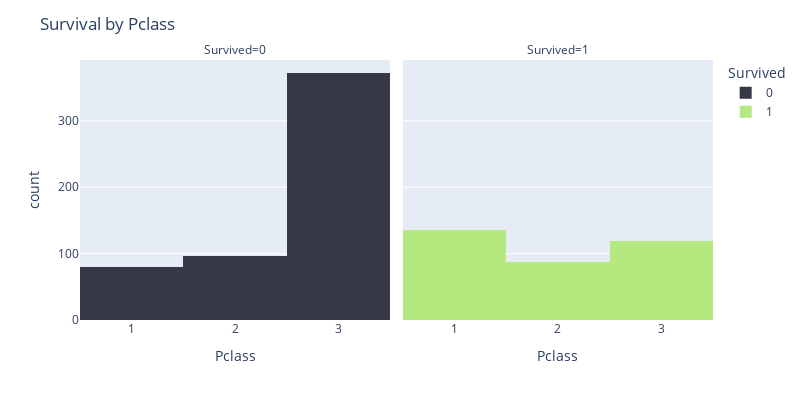

This figure's notebook cell:
### Code cell
fig = px.histogram(df, x="Pclass", facet_col="Survived", color="Survived", color_discrete_sequence=["#363945", "#B6E880"])
fig.update_layout(height=400, width=800, title_text="Survival by Pclass")
fig.show()

### Figure 1 — Plotly figure (JSON) as saved in the notebook; plotly's stock layout.template omitted (floating-point values rounded to 4 significant figures; data arrays with more than 128 entries replaced by an {"elided": "..."} marker saying what was removed)
{"data": [{"alignmentgroup": "True", "bingroup": "x", "hovertemplate": "Survived=0<br>Pclass=%{x}<br>count=%{y}<extra></extra>", "legendgroup": "0", "marker": {"color": "#363945"}, "name": "0", "offsetgroup": "0", "orientation": "v", "showlegend": true, "type": "histogram", "x": {"elided": "549 int values"}, "xaxis": "x", "yaxis": "y"}, {"alignmentgroup": "True", "bingroup": "x", "hovertemplate": "Survived=1<br>Pclass=%{x}<br>count=%{y}<extra></extra>", "legendgroup": "1", "marker": {"color": "#B6E880"}, "name": "1", "offsetgroup": "1", "orientation": "v", "showlegend": true, "type": "histogram", "x": {"elided": "342 int values"}, "xaxis": "x2", "yaxis": "y2"}], "layout": {"annotations": [{"font": {}, "showarrow": false, "text": "Survived=0", "x": 0.245, "xanchor": "center", "xref": "paper", "y": 1, "yanchor": "bottom", "yref": "paper"}, {"font": {}, "showarrow": false, "text": "Survived=1", "x": 0.755, "xanchor": "center", "xref": "paper", "y": 1, "yanchor": "bottom", "yref": "paper"}], "barmode": "relative", "height": 400, "legend": {"title": {"text": "Survived"}, "tracegroupgap": 0}, "margin": {"t": 60}, "title": {"text": "Survival by Pclass"}, "width": 800, "xaxis": {"anchor": "y", "domain": [0, 0.49], "title": {"text": "Pclass"}}, "xaxis2": {"anchor": "y2", "domain": [0.51, 1], "matches": "x", "title": {"text": "Pclass"}}, "yaxis": {"anchor": "x", "domain": [0, 1], "title": {"text": "count"}}, "yaxis2": {"anchor": "x2", "domain": [0, 1], "matches": "y", "showticklabels": false}}}
